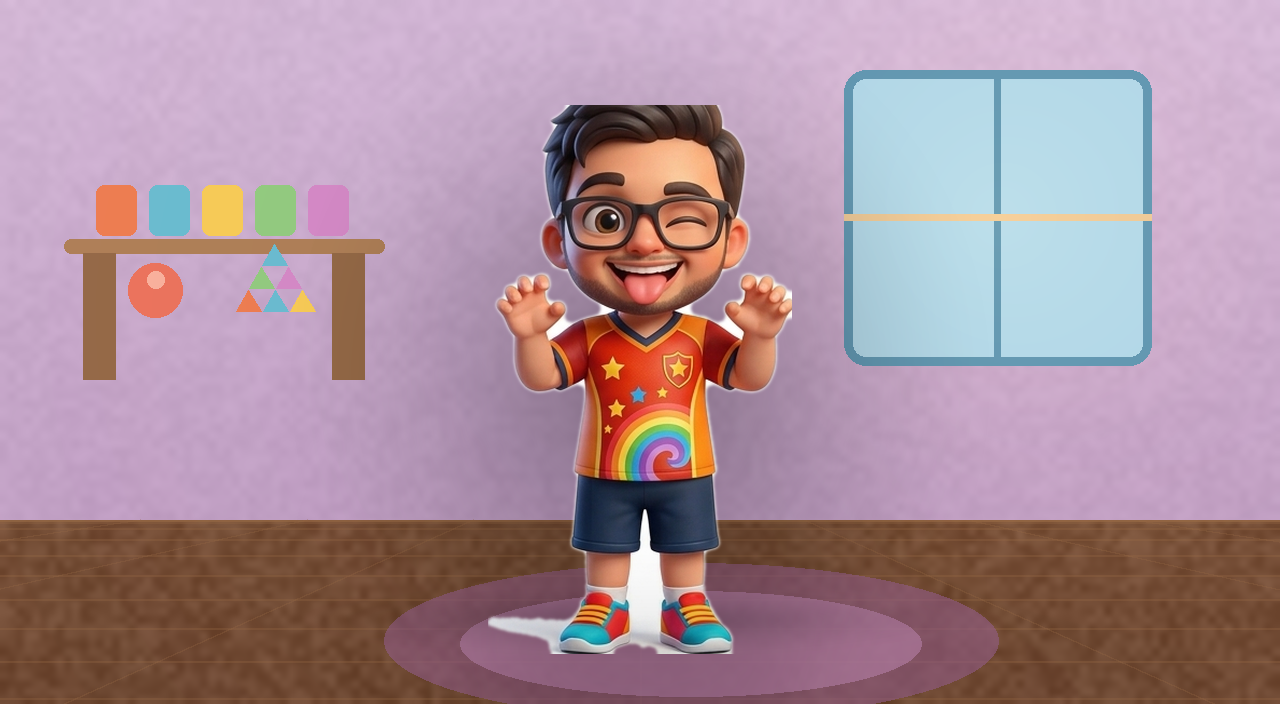
#> input picture assets/hoji_scene_key.png, 1280 x 704 px
$ python build_stills.py
#> lines starting #> are read from the running program, lines starting #| are printed output that depends on the picture
#> further down, key is the input picture: shape (704, 1280, 3); mean B, G, R 154, 141.6, 169.8
### scripts/bg_plates.py
#!/usr/bin/env python3
"""Procedural background plates, landscape-first.

WHY THIS EXISTS
---------------
Feeding the video model a character floating on a plain background produced the
three defects the owner rejected:

  * "nothing behind him" - with no scene to hold, the model invented a different
    one per clip (white void, then orange),
  * "so much light behind that you can't make him out" - no lighting described,
    so it defaulted to a blown-out key behind the subject,
  * the framing jumping - with no structure in frame the virtual camera had
    nothing to anchor to.

There is no image endpoint on the Pixazo subscription (probed: every
text-to-image path 404s), so the plate is drawn here. That is not a compromise:
a drawn plate is perfectly stable across every clip, carries zero generation
flicker, and lets the lighting be set so the subject reads against it. For a
flat, graphic kids-cartoon look that is the better tool anyway.

LANDSCAPE ON PURPOSE
--------------------
The model emits 1280x704 landscape no matter what is asked of it, so the key
frame handed to it must be landscape too. Composing in portrait and cropping
afterwards would throw away most of the drawn room.
"""
import math
import numpy as np
from PIL import Image, ImageDraw, ImageFilter

# The model's native output. Everything is composed for this frame.
W, H = 1280, 704


# ---------------------------------------------------------------- helpers
def _vgrad(w, h, top, bottom):
    t = np.linspace(0.0, 1.0, h)[:, None]
    a = np.array(top, float)[None, :]
    b = np.array(bottom, float)[None, :]
    return np.repeat((a * (1 - t) + b * t)[:, None, :], w, axis=1)


def _radial_glow(arr, cx, cy, radius, colour, strength=1.0):
    h, w = arr.shape[:2]
    yy, xx = np.mgrid[0:h, 0:w]
    d = np.sqrt(((xx - cx) / max(radius, 1)) ** 2 + ((yy - cy) / max(radius, 1)) ** 2)
    f = np.clip(1.0 - d, 0.0, 1.0) ** 2 * strength
    return np.clip(arr + f[:, :, None] * np.array(colour, float)[None, None, :], 0, 255)


def _soft_shadow(arr, cx, cy, rx, ry, strength=0.35):
    h, w = arr.shape[:2]
    yy, xx = np.mgrid[0:h, 0:w]
    d = np.sqrt(((xx - cx) / max(rx, 1)) ** 2 + ((yy - cy) / max(ry, 1)) ** 2)
    f = np.clip(1.0 - d, 0.0, 1.0) ** 2
    return arr * (1.0 - strength * f[:, :, None])


def _noise(h, w, seed, octaves=4):
#> called with h = 1280, w = 720, seed = 8, octaves = 4
    rng = np.random.default_rng(seed)
    out = np.zeros((h, w))
    amp, tot = 1.0, 0.0
    for o in range(octaves):
        sh, sw = max(2, h >> (o + 3)), max(2, w >> (o + 3))
        up = np.array(Image.fromarray((rng.random((sh, sw)) * 255).astype(np.uint8))
                      .resize((w, h), Image.BICUBIC), float) / 255.0
        out += up * amp
        tot += amp
        amp *= 0.5
    return out / tot


def _canvas(top, bottom, seed, tex=0.05):
    a = _vgrad(W, H, top, bottom)
    a = a + (_noise(H, W, seed) - 0.5)[:, :, None] * 255 * tex
    return a


# ---------------------------------------------------------------- scenes
def playroom(seed=7):
    """Bright playroom: pastel wall, wooden floor, toy shelf, sunlit window."""
    rng = np.random.default_rng(seed)
    floor_y = int(H * 0.74)
    arr = np.vstack([_canvas((214, 186, 216), (188, 152, 190), seed + 1)[:floor_y],
                     _canvas((150, 104, 74), (112, 74, 52), seed + 2, 0.12)[floor_y:]])

    img = Image.fromarray(np.clip(arr, 0, 255).astype(np.uint8))
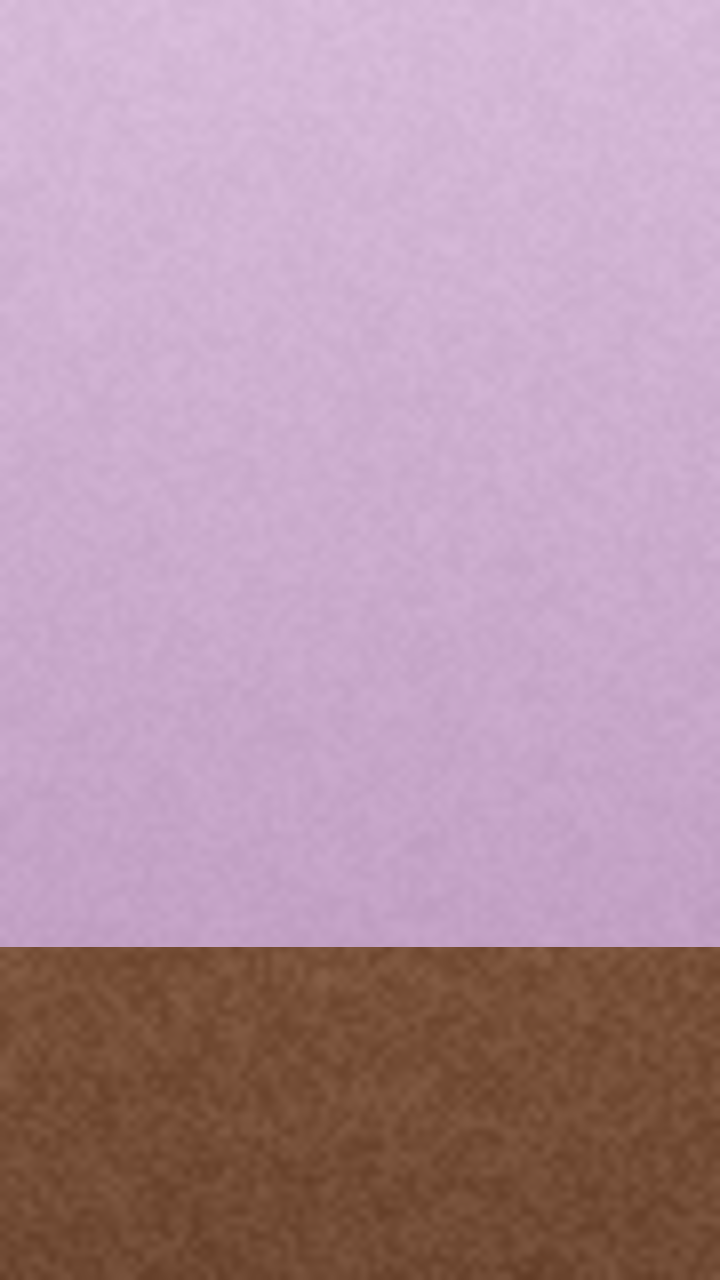
#> img: PIL image 720x1280 RGB; mean R, G, B 181.1, 148, 166.4
    dr = ImageDraw.Draw(img, "RGBA")

    # floor planks, converging for a hint of perspective
    for i in range(-3, 14):
        y = floor_y + int((max(i, 0) / 10.0) ** 2 * (H - floor_y) * 1.2)
        if y < H:
            dr.line([(0, y), (W, y)], fill=(152, 106, 70, 80), width=2)
    for i in range(-5, 10):
        x = int(W * 0.5 + i * W * 0.13)
        dr.line([(x, floor_y), (int(W * 0.5 + i * W * 0.45), H)],
                fill=(152, 106, 70, 70), width=2)

    # window, right third: warm daylight pooling in
    wx, wy = int(W * 0.66), int(H * 0.10)
    ww, wh = int(W * 0.24), int(H * 0.42)
    dr.rounded_rectangle([wx, wy, wx + ww, wy + wh], radius=22,
                         fill=(176, 214, 232, 255), outline=(96, 150, 178, 255), width=9)
    dr.line([(wx + ww // 2, wy), (wx + ww // 2, wy + wh)], fill=(96, 150, 178, 255), width=7)
    dr.line([(wx, wy + wh // 2), (wx + ww, wy + wh // 2)], fill=(234, 199, 152, 255), width=7)

    # toy shelf, left third
    sy = int(H * 0.34)
    dr.rounded_rectangle([int(W * 0.05), sy, int(W * 0.30), sy + 14], radius=7,
                         fill=(178, 130, 90, 255))
    dr.rectangle([int(W * 0.065), sy + 14, int(W * 0.09), sy + int(H * 0.20)],
                 fill=(152, 108, 74, 255))
    dr.rectangle([int(W * 0.26), sy + 14, int(W * 0.285), sy + int(H * 0.20)],
                 fill=(152, 108, 74, 255))
    cols = [(240, 128, 84), (110, 190, 210), (250, 205, 90),
            (150, 205, 130), (215, 140, 200)]
    for i, c in enumerate(cols):
        bx = int(W * 0.075) + i * int(W * 0.042)
        dr.rounded_rectangle([bx, sy - 54, bx + 40, sy - 4], radius=8, fill=c + (255,))
    dr.ellipse([int(W * 0.10), sy + 24, int(W * 0.10) + 54, sy + 78],
               fill=(238, 118, 96, 255))
    dr.ellipse([int(W * 0.115), sy + 32, int(W * 0.115) + 17, sy + 49],
               fill=(255, 192, 172, 210))
    for r in range(3):
        for c in range(3 - r):
            px = int(W * 0.185) + c * 27 + r * 13
            py = sy + 72 - r * 23
            dr.polygon([(px, py), (px + 25, py), (px + 12, py - 21)],
                       fill=cols[(r * 3 + c) % 5] + (255,))

    # a rug so the floor is not bare
    dr.ellipse([int(W * 0.30), int(H * 0.80), int(W * 0.78), int(H * 1.02)],
               fill=(150, 96, 140, 150))
    dr.ellipse([int(W * 0.36), int(H * 0.84), int(W * 0.72), int(H * 0.99)],
               fill=(186, 132, 172, 150))

    arr = np.asarray(img, float)
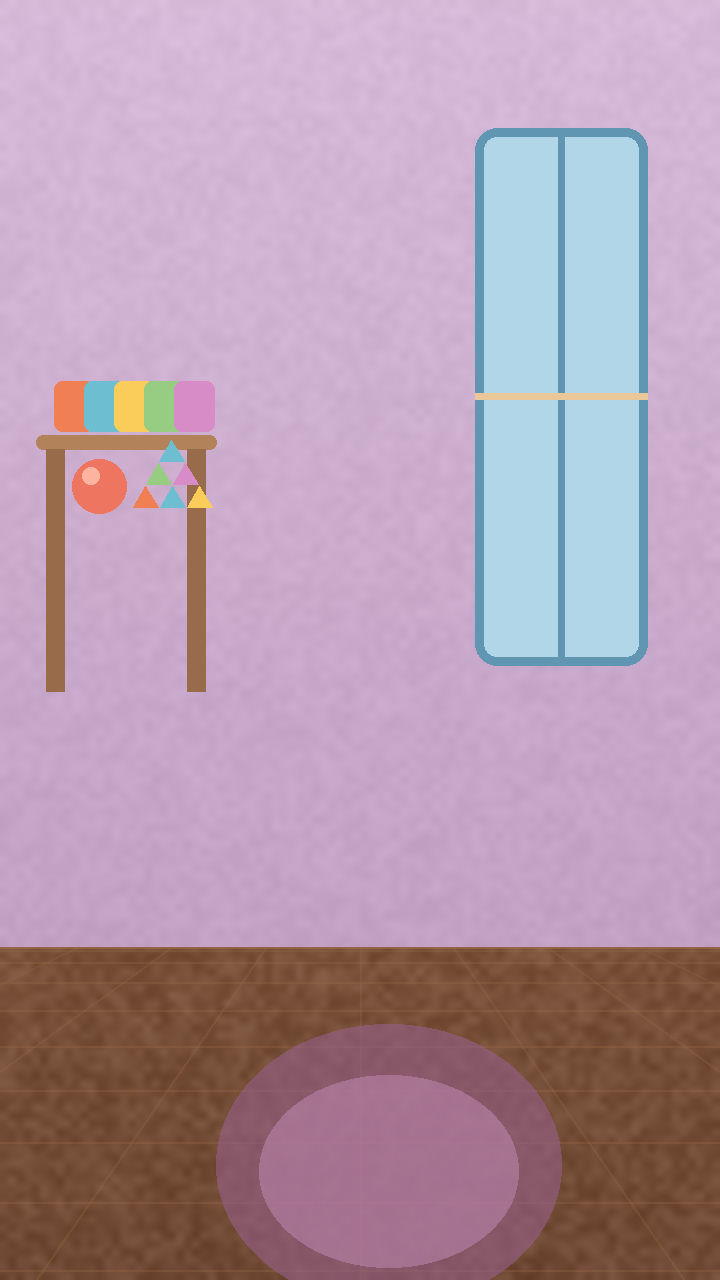
#> arr: shape (1280, 720, 3) float64; mean R, G, B 179.3, 152.1, 171.2
    arr = _radial_glow(arr, wx + ww // 2, wy + wh // 2, ww * 1.7, (34, 25, 11), 0.5)
#> in _radial_glow, `return np.clip(arr + f[:, :, None] * np.array(colour, float)[None, Non..`:
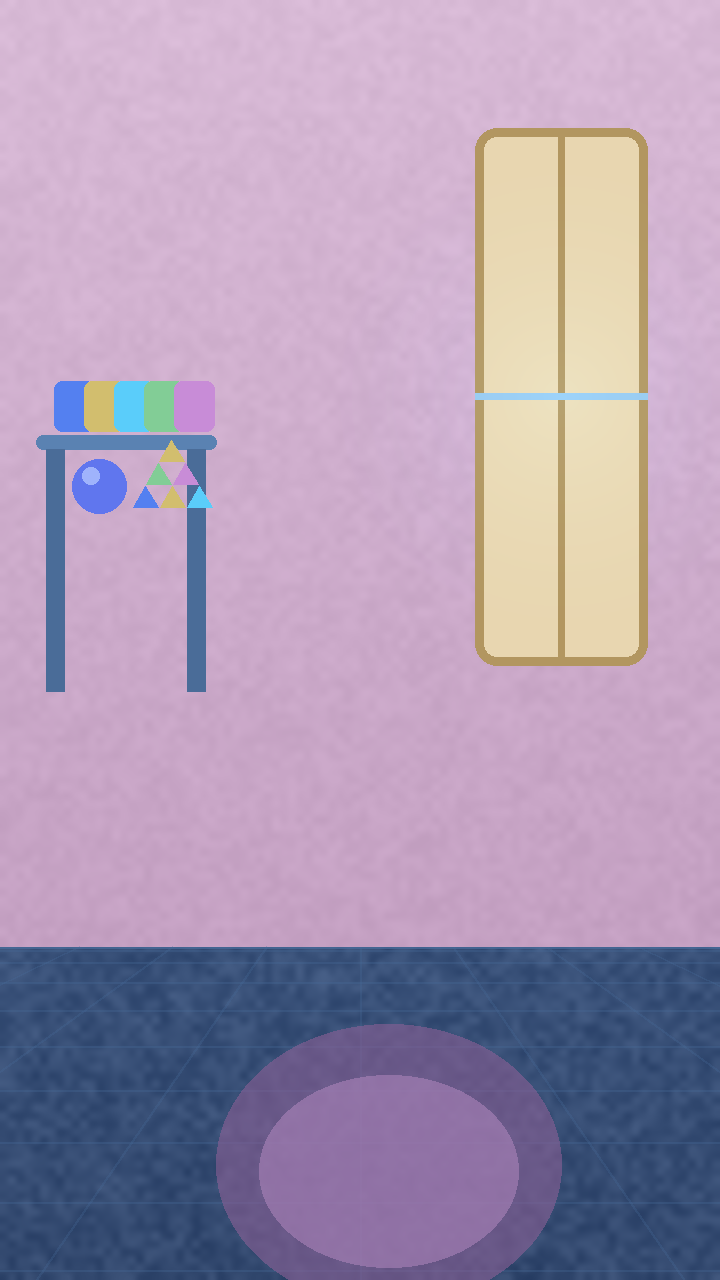
#> returned value: shape (1280, 720, 3) float64; mean of channels 0, 1, 2 180.1, 152.7, 171.4; drawn as B, G, R
    arr = _soft_shadow(arr, W * 0.5, H * 0.88, W * 0.30, H * 0.055, 0.26)
    arr = _radial_glow(arr, W * 0.5, H * 0.45, W * 1.15, (-24, -20, -18), 0.28)
    return np.clip(arr, 0, 255).astype(np.uint8)


# [67 lines left out: functions kitchen, garden, not called in this run]


SCENES = {"playroom": playroom, "kitchen": kitchen, "garden": garden}


def plate(scene, seed=7, w=W, h=H):
    """Build one plate at ANY aspect, natively drawn - never resized.

    Returns BGR, because everything downstream is OpenCV. The scenes are
    composed in RGB (PIL needs that for drawing), so the channels are swapped
    here. Without this the plate's red and blue trade places and a brown wooden
    floor renders blue - which is exactly what happened before this was caught.

    Every scene places its furniture as fractions of the module-level W and H,
    so drawing at the requested size lays the room out correctly at that aspect.
    Resizing a 1280x704 plate down to 720x1280 instead would squash the room and
    waste most of it, because a 9:16 crop of a 16:9 plate uses only 37% of the
    area. The stills route has no model forcing landscape, so it asks for a
    portrait plate and gets a real vertical room.
    """
    import cv2                                    # lazy: not needed to import
    fn = SCENES.get(scene, playroom)
    global W, H
    ow, oh = W, H
    try:
        if (w, h) != (ow, oh):
            W, H = w, h
        a = fn(seed)
    finally:
        W, H = ow, oh
    if a.shape[1] != w or a.shape[0] != h:        # scene ignored the size
        a = cv2.resize(a, (w, h), interpolation=cv2.INTER_AREA)
    return a[:, :, ::-1]


# [7 lines that do not run on import are left out]

### scripts/build_stills.py
#!/usr/bin/env python3
"""Build a Short from composed stills - no video model, no API, no GPU.

WHY THIS ROUTE
--------------
Every free route fails a different constraint: Google Flow is free and good but
a web UI, HF Inference Providers is scriptable but costs more than $0.10/month
in credits, and this sandbox has 2 cores, 1 GB RAM and no GPU so nothing can be
self-hosted here. Composing stills needs no model at all, so it is the only
route that is simultaneously free, card-free, automatic and runnable here.

It is also not a compromise for this content. The pacing research says a Short
wants a visual change every 2-4 seconds and CoComelon cuts every 1-3 seconds, so
a sequence of composed stills with hard cuts sits inside the format's norms. The
real limits: no new imagery is invented, so every shot is a recomposition of
frames already on disk, and there is no generated motion - only camera motion.

WHAT IT PRODUCES
----------------
One shot per beat, hard cuts, 9:16 1080x1920 @ 25 fps, each shot carrying:
  * a different recomposition (scale, position, mirror) of the character
  * a Ken Burns move, so nothing is a frozen frame
  * a subject-locked crop derived from the MEASURED character box, so the
    character can never leave frame
plus the synthesised music bed from gen_audio.py. Deterministic from the seed.
"""
import os
import subprocess
import sys

import numpy as np

sys.path.insert(0, os.path.dirname(os.path.abspath(__file__)))
import bg_plates                                    # noqa: E402
import composite                                    # noqa: E402
import gen_audio                                    # noqa: E402

W, H, FPS = 1080, 1920, 25
PLATE_W, PLATE_H = 720, 1280      # portrait: matches what we actually deliver
SHOT_SECS = 2.5        # pacing research: a visual change every 2-4 seconds

# scale is a fraction of plate HEIGHT; cx/cy are the character centre as a
# fraction of the plate, so he can be moved without leaving frame. mirror
# alternates so consecutive shots read as different angles.
#               scale    cx    cy   mirror  crop_top crop_bot
SHOT_TABLE = [
    (0.62,  0.50, 0.60, False, 0.00, 1.00),   # wide   - full body, room to move
    (0.88,  0.50, 0.56, True,  0.04, 0.96),   # medium - waist up, flipped
    (1.00,  0.50, 0.42, False, 0.00, 0.42),   # face   - head and shoulders
    (0.70,  0.44, 0.42, True,  0.12, 1.00),   # low    - from below, flipped
    (0.66,  0.56, 0.64, False, 0.00, 0.78),   # high   - upper body, from above
]


# [15 lines left out: function _shot, not called in this run]

# Ken Burns start/end zoom and pan, as fractions of the plate. Deliberately
# small - the user rejected visible camera moves, and the research says one
# clean slow move beats several messy ones.
#                       zoom0 zoom1    panx  pany
MOVE_TABLE = [
    ((1.00, 1.00), (-0.02,  0.02)),
    ((1.08, 1.00), ( 0.00,  0.00)),
    ((1.00, 1.06), ( 0.01, -0.01)),
    ((1.06, 1.00), ( 0.00,  0.03)),
    ((1.00, 1.10), (-0.03,  0.00)),
]


# [51 lines left out: functions _ffmpeg, _window, _render_shot, not called in this run]


def build(package, key_bgr, out_path, seed=7, workdir=".", plate_name=None):
    """Render the whole Short. Returns out_path."""
    os.makedirs(workdir, exist_ok=True)
    # the scene lives on each clip, not on the package - use the first clip's
    # plate so every shot in a Short shares one room, as the model did
    clips = package.get("clips", [])
    if plate_name is None:
        plate_name = (clips[0].get("scene") if clips else None) or "playroom"
    # Portrait plate, natively drawn. A 9:16 crop of a 16:9 plate would use only
    # 37% of the drawn room and throw the rest away; the stills route has no
    # model forcing landscape, so ask for the aspect we actually deliver.
    plate = bg_plates.plate(plate_name, seed, w=PLATE_W, h=PLATE_H)

    # The key frame MUST be the clean cut-out on white. Feeding
    # hoji_scene_key.png - which is already a composite on a plate - makes
    # character_matte's "bright and neutral" test fail, because the plate behind
    # him is now full of colour. The matte then keeps a rectangle of room around
    # him and he renders as a sticker pasted on the wall.
    if key_bgr is None:
        import cv2
        here = os.path.dirname(os.path.dirname(os.path.abspath(__file__)))
        key_bgr = cv2.imread(os.path.join(here, "assets", "hoji_key_720.png"))
    key_h, key_w = key_bgr.shape[:2]
#> key_h = 704; key_w = 1280
    if key_w > key_h:                     # a landscape plate was passed in
#> (the run stopped early here; a loop or call above may not have finished)
